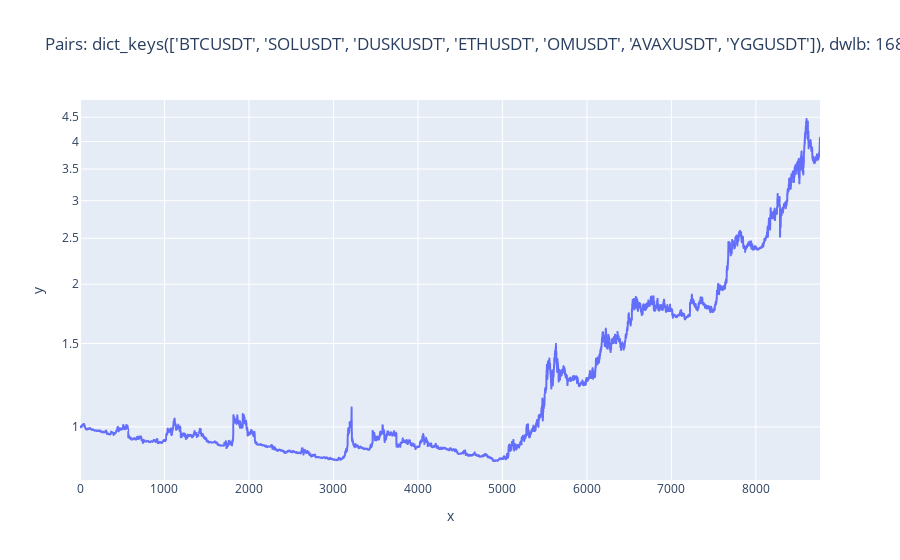

Notebook cell for this chart:
### Code cell
strategies = [
    'ichitrend', 
    'emaroc', 
    'hmaroc'
    ]
# lookback window options: '4 years', '3 years', '2 years', '1 year', '6 months', '3 months', '1 month', '1 week'
trader = components.Trader(markets, dyn_weight_lb='1 week', fc_weighting=True, port_weights='flat', strat_list=strategies, keep_records=False, leverage=1, live=False)
trader.run_backtests(window='1 year',show_stats=True, plot_rtns=False, plot_forecast=False, plot_sharpe=False, plot_pnls=True, inspect_substrats=False)

### Figure 1 — Plotly figure (JSON) as saved in the notebook; plotly's stock layout.template omitted (floating-point values rounded to 4 significant figures; data arrays with more than 128 entries replaced by an {"elided": "..."} marker saying what was removed)
{"data": [{"hovertemplate": "x=%{x}<br>y=%{y}<extra></extra>", "legendgroup": "", "line": {"color": "#636efa", "dash": "solid"}, "marker": {"symbol": "circle"}, "mode": "lines", "name": "", "showlegend": false, "x": {"elided": "8760 int values"}, "xaxis": "x", "y": {"elided": "8760 float values"}, "yaxis": "y", "type": "scattergl"}], "layout": {"xaxis": {"anchor": "y", "domain": [0.0, 1.0], "title": {"text": "x"}}, "yaxis": {"anchor": "x", "domain": [0.0, 1.0], "title": {"text": "y"}, "type": "log"}, "legend": {"tracegroupgap": 0}, "title": {"text": "Pairs: dict_keys(['BTCUSDT', 'SOLUSDT', 'DUSKUSDT', 'ETHUSDT', 'OMUSDT', 'AVAXUSDT', 'YGGUSDT']), dwlb: 168, weighting: flat, leverage: 1"}}}
